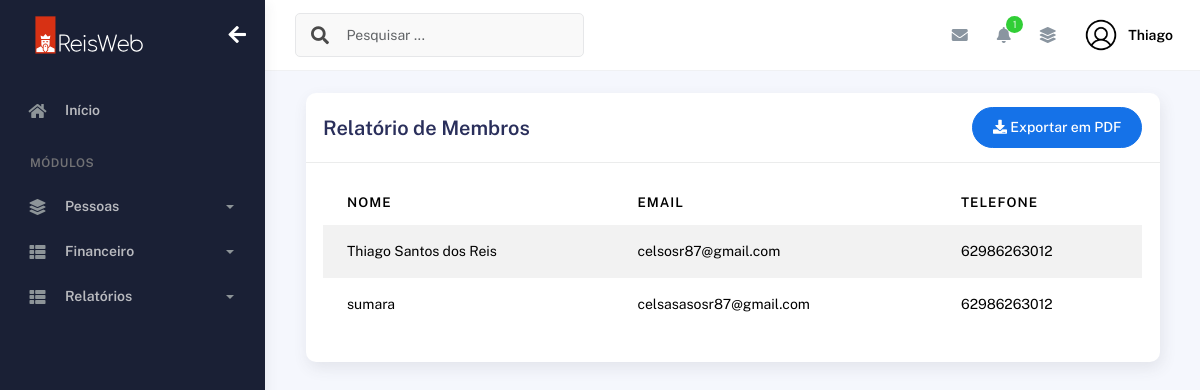
Before: /relatorios/membrosrel/ (signed in) with the older database file.
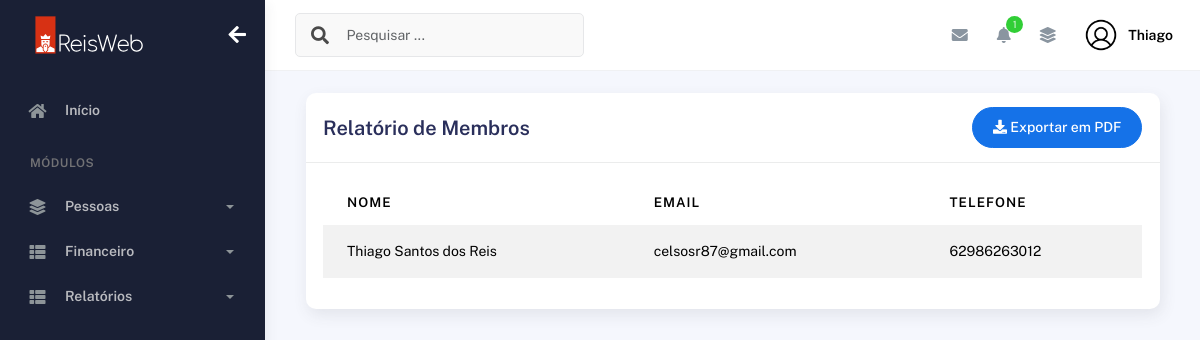
After: the same page with the newer database file.
### plataformaigreja/models.py (models this page shows, shortened)
class Membros(models.Model):
    choices_sexo = (('F', 'Feminino'),
                    ('M', 'Masculino'))
    choices_cargo = (('A', 'Auxiliar'),
                     ('C', 'Congregado'),
                     ('Cr', 'Crianças'),
                     ('Da', 'Diaconisa'),
                     ('D', 'Diácono'),
                     ('E', 'Evangelista'),
                     ('J', 'Jovem'),
                     ('Mb', 'Membro'),
                     ('Mi', 'Missionário(a)'),
                     ('Pr', 'Pastor'),
                     ('P', 'Presbítero'))
    nome = models.CharField(max_length=50)
    sexo = models.CharField(max_length=1, choices=choices_sexo)
    cpf = models.CharField(max_length=20, blank=True, null=True)
    email = models.EmailField(blank=True, null=True)
    telefone = models.CharField(max_length=19, blank=True, null=True)
    endereco = models.CharField(max_length=100, blank=True, null=True)
    foto = models.ImageField(upload_to="img_membros", null=True, blank=True)
    data_nascimento = models.DateField(null=True, blank=True)
    data_batismo = models.DateField(null=True, blank=True)
    cargo = models.CharField(max_length=2, choices=choices_cargo)
    pastor = models.ForeignKey(
        User,
        on_delete=models.CASCADE
    )

### plataformarelatorios/views.py (the view)
# urls.py: path('membrosrel/', visualizar_relatorio_membros, name='visualizar_relatorio_membros'),
@login_required(login_url='/usuarios/login')
def visualizar_relatorio_membros(request):
    membros = Membros.objects.filter(pastor=request.user).order_by("nome")
    return render(request, 'relatorio_membros.html', {'membros': membros})

### plataformarelatorios/templates/relatorio_membros.html (shortened to what this page needs)
{% extends "bases/base_plataformaigreja.html" %}
{% load static %}
{% block 'conteudo' %}
  <div class="container">
    <div class="page-inner">
      <div class="col-md-12">
        <div class="card">
            <div class="card-header">
                <div class="d-flex align-items-center">
                    <h4 class="card-title">Relatório de Membros</h4>
                    <a href="{% url 'gerar_relatorio_membros' %}" class="btn-round ms-auto">
                        <button class="btn btn-primary btn-round ms-auto"> <i class="fa fa-download"></i> Exportar em PDF</button>
                    </a>
                </div>
            </div>
            <div class="card-body">
                <div class="table-responsive">
                    <table
                    id="add-row"
                    class="display table table-striped table-hover"
                    >
                    <thead>
                        <tr>
                        <th>Nome</th>
                        <th>Email</th>
                        <th>Telefone</th>
                        </tr>
                    </thead>
                    <tbody>
                        {% for membro in membros %}
                        <tr>
                            <td>{{ membro.nome }}</td>
                            <td>{{ membro.email }}</td>
                            <td>{{ membro.telefone }}</td>
                        </tr>
                        {% empty %}
                        <tr>
                            <td colspan="3" class="text-center">Nenhum membro cadastrado!</td>
                        </tr>
                        {% endfor %}
                    </tbody>
                    </table>
                </div>
            </div>
        </div>
    </div>
            </div>
          </div>
        </div>
      </div>
    </div>
{% endblock %}

Changed rows visible on the page:
removed Membros: nome "sumara", email "celsasasosr87@gmail.com", telefone "62986263012"
